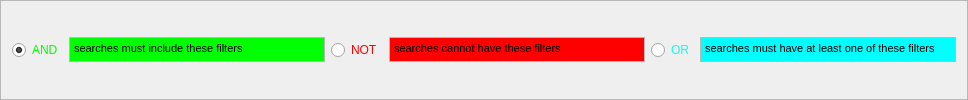
    <widget class="QFrame" name="frame_5">
     <property name="frameShape">
      <enum>QFrame::StyledPanel</enum>
     </property>
     <property name="frameShadow">
      <enum>QFrame::Raised</enum>
     </property>
     <layout class="QHBoxLayout" name="horizontalLayout_2">
      <property name="topMargin">
       <number>0</number>
      </property>
      <property name="bottomMargin">
       <number>0</number>
      </property>
      <item>
       <widget class="QRadioButton" name="and_filter">
        <property name="palette">
         <palette>
          <active>
           <colorrole role="WindowText">
            <brush brushstyle="SolidPattern">
             <color alpha="255">
              <red>0</red>
              <green>255</green>
              <blue>0</blue>
             </color>
            </brush>
           </colorrole>
          </active>
          <inactive>
           <colorrole role="WindowText">
            <brush brushstyle="SolidPattern">
             <color alpha="255">
              <red>0</red>
              <green>255</green>
              <blue>0</blue>
             </color>
            </brush>
           </colorrole>
          </inactive>
          <disabled>
           <colorrole role="WindowText">
            <brush brushstyle="SolidPattern">
             <color alpha="255">
              <red>120</red>
              <green>120</green>
              <blue>120</blue>
             </color>
            </brush>
           </colorrole>
          </disabled>
         </palette>
        </property>
        <property name="text">
         <string>AND</string>
        </property>
        <property name="checked">
         <bool>true</bool>
        </property>
       </widget>
      </item>
      <item>
       <widget class="QTextBrowser" name="textBrowser_2">
        <property name="maximumSize">
         <size>
          <width>16777215</width>
          <height>25</height>
         </size>
        </property>
        <property name="palette">
         <palette>
          <active>
           <colorrole role="Base">
            <brush brushstyle="SolidPattern">
             <color alpha="255">
              <red>0</red>
              <green>255</green>
              <blue>0</blue>
             </color>
            </brush>
           </colorrole>
          </active>
          <inactive>
           <colorrole role="Base">
            <brush brushstyle="SolidPattern">
             <color alpha="255">
              <red>0</red>
              <green>255</green>
              <blue>0</blue>
             </color>
            </brush>
           </colorrole>
          </inactive>
          <disabled>
           <colorrole role="Base">
            <brush brushstyle="SolidPattern">
             <color alpha="255">
              <red>63</red>
              <green>63</green>
              <blue>63</blue>
             </color>
            </brush>
           </colorrole>
          </disabled>
         </palette>
        </property>
        <property name="html">
         <string>&lt;!DOCTYPE HTML PUBLIC &quot;-//W3C//DTD HTML 4.0//EN&quot; &quot;http://www.w3.org/TR/REC-html40/strict.dtd&quot;&gt;
&lt;html&gt;&lt;head&gt;&lt;meta name=&quot;qrichtext&quot; content=&quot;1&quot; /&gt;&lt;style type=&quot;text/css&quot;&gt;
p, li { white-space: pre-wrap; }
&lt;/style&gt;&lt;/head&gt;&lt;body style=&quot; font-family:'MS Shell Dlg 2'; font-size:8.25pt; font-weight:400; font-style:normal;&quot;&gt;
&lt;p style=&quot; margin-top:0px; margin-bottom:0px; margin-left:0px; margin-right:0px; -qt-block-indent:0; text-indent:0px;&quot;&gt;searches must include these filters&lt;/p&gt;&lt;/body&gt;&lt;/html&gt;</string>
        </property>
       </widget>
      </item>
      <item>
       <widget class="QRadioButton" name="not_filter">
        <property name="palette">
         <palette>
          <active>
           <colorrole role="WindowText">
            <brush brushstyle="SolidPattern">
             <color alpha="255">
              <red>255</red>
              <green>0</green>
              <blue>0</blue>
             </color>
            </brush>
           </colorrole>
          </active>
          <inactive>
           <colorrole role="WindowText">
            <brush brushstyle="SolidPattern">
             <color alpha="255">
              <red>255</red>
              <green>0</green>
              <blue>0</blue>
             </color>
            </brush>
           </colorrole>
          </inactive>
          <disabled>
           <colorrole role="WindowText">
            <brush brushstyle="SolidPattern">
             <color alpha="255">
              <red>120</red>
              <green>120</green>
              <blue>120</blue>
             </color>
            </brush>
           </colorrole>
          </disabled>
         </palette>
        </property>
        <property name="text">
         <string>NOT</string>
        </property>
       </widget>
      </item>
      <item>
       <widget class="QTextBrowser" name="textBrowser_3">
        <property name="maximumSize">
         <size>
          <width>16777215</width>
          <height>25</height>
         </size>
        </property>
        <property name="palette">
         <palette>
          <active>
           <colorrole role="Base">
            <brush brushstyle="SolidPattern">
             <color alpha="255">
              <red>255</red>
              <green>0</green>
              <blue>0</blue>
             </color>
            </brush>
           </colorrole>
          </active>
          <inactive>
           <colorrole role="Base">
            <brush brushstyle="SolidPattern">
             <color alpha="255">
              <red>255</red>
              <green>0</green>
              <blue>0</blue>
             </color>
            </brush>
           </colorrole>
          </inactive>
          <disabled>
           <colorrole role="Base">
            <brush brushstyle="SolidPattern">
             <color alpha="255">
              <red>63</red>
              <green>63</green>
              <blue>63</blue>
             </color>
            </brush>
           </colorrole>
          </disabled>
         </palette>
        </property>
        <property name="html">
         <string>&lt;!DOCTYPE HTML PUBLIC &quot;-//W3C//DTD HTML 4.0//EN&quot; &quot;http://www.w3.org/TR/REC-html40/strict.dtd&quot;&gt;
&lt;html&gt;&lt;head&gt;&lt;meta name=&quot;qrichtext&quot; content=&quot;1&quot; /&gt;&lt;style type=&quot;text/css&quot;&gt;
p, li { white-space: pre-wrap; }
&lt;/style&gt;&lt;/head&gt;&lt;body style=&quot; font-family:'MS Shell Dlg 2'; font-size:8.25pt; font-weight:400; font-style:normal;&quot;&gt;
&lt;p style=&quot; margin-top:0px; margin-bottom:0px; margin-left:0px; margin-right:0px; -qt-block-indent:0; text-indent:0px;&quot;&gt;searches cannot have these filters&lt;/p&gt;&lt;/body&gt;&lt;/html&gt;</string>
        </property>
       </widget>
      </item>
      <item>
       <widget class="QRadioButton" name="or_filter">
        <property name="palette">
         <palette>
          <active>
           <colorrole role="WindowText">
            <brush brushstyle="SolidPattern">
             <color alpha="255">
              <red>0</red>
              <green>255</green>
              <blue>255</blue>
             </color>
            </brush>
           </colorrole>
          </active>
          <inactive>
           <colorrole role="WindowText">
            <brush brushstyle="SolidPattern">
             <color alpha="255">
              <red>0</red>
              <green>255</green>
              <blue>255</blue>
             </color>
            </brush>
           </colorrole>
          </inactive>
          <disabled>
           <colorrole role="WindowText">
            <brush brushstyle="SolidPattern">
             <color alpha="255">
              <red>120</red>
              <green>120</green>
              <blue>120</blue>
             </color>
            </brush>
           </colorrole>
          </disabled>
         </palette>
        </property>
        <property name="text">
         <string>OR</string>
        </property>
       </widget>
      </item>
      <item>
       <widget class="QTextBrowser" name="textBrowser_4">
        <property name="maximumSize">
         <size>
          <width>16777215</width>
          <height>25</height>
         </size>
        </property>
        <property name="palette">
         <palette>
          <active>
           <colorrole role="Base">
            <brush brushstyle="SolidPattern">
             <color alpha="255">
              <red>0</red>
              <green>255</green>
              <blue>255</blue>
             </color>
            </brush>
           </colorrole>
          </active>
          <inactive>
           <colorrole role="Base">
            <brush brushstyle="SolidPattern">
             <color alpha="255">
              <red>0</red>
              <green>255</green>
              <blue>255</blue>
             </color>
            </brush>
           </colorrole>
          </inactive>
          <disabled>
           <colorrole role="Base">
            <brush brushstyle="SolidPattern">
             <color alpha="255">
              <red>63</red>
              <green>63</green>
              <blue>63</blue>
             </color>
            </brush>
           </colorrole>
          </disabled>
         </palette>
        </property>
        <property name="html">
         <string>&lt;!DOCTYPE HTML PUBLIC &quot;-//W3C//DTD HTML 4.0//EN&quot; &quot;http://www.w3.org/TR/REC-html40/strict.dtd&quot;&gt;
&lt;html&gt;&lt;head&gt;&lt;meta name=&quot;qrichtext&quot; content=&quot;1&quot; /&gt;&lt;style type=&quot;text/css&quot;&gt;
p, li { white-space: pre-wrap; }
&lt;/style&gt;&lt;/head&gt;&lt;body style=&quot; font-family:'MS Shell Dlg 2'; font-size:8.25pt; font-weight:400; font-style:normal;&quot;&gt;
&lt;p style=&quot; margin-top:0px; margin-bottom:0px; margin-left:0px; margin-right:0px; -qt-block-indent:0; text-indent:0px;&quot;&gt;searches must have at least one of these filters&lt;/p&gt;&lt;/body&gt;&lt;/html&gt;</string>
        </property>
       </widget>
      </item>
     </layout>
    </widget>
